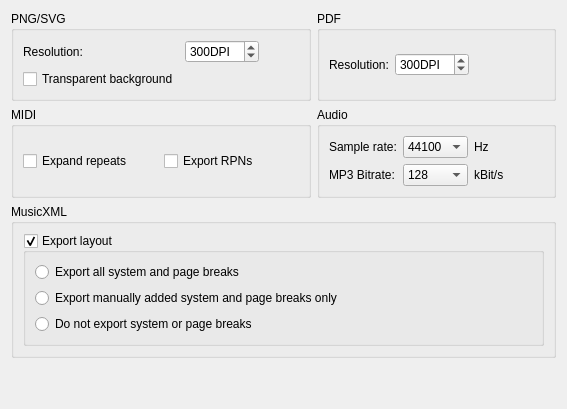
     <widget class="QWidget" name="tabExport">
      <property name="accessibleName">
       <string>Export Tab</string>
      </property>
      <attribute name="title">
       <string>Export</string>
      </attribute>
      <layout class="QGridLayout" name="gridLayout_3">
       <item row="4" column="0">
        <spacer>
         <property name="orientation">
          <enum>Qt::Vertical</enum>
         </property>
         <property name="sizeHint" stdset="0">
          <size>
           <width>20</width>
           <height>40</height>
          </size>
         </property>
        </spacer>
       </item>
       <item row="0" column="0">
        <widget class="QGroupBox" name="groupBox_9">
         <property name="title">
          <string>PNG/SVG</string>
         </property>
         <layout class="QGridLayout" name="gridLayout_8">
          <item row="0" column="0">
           <widget class="QLabel" name="label_4">
            <property name="text">
             <string>Resolution:</string>
            </property>
           </widget>
          </item>
          <item row="1" column="0">
           <widget class="QCheckBox" name="pngTransparent">
            <property name="accessibleName">
             <string>Transparent background</string>
            </property>
            <property name="text">
             <string>Transparent background</string>
            </property>
           </widget>
          </item>
          <item row="0" column="2">
           <spacer name="horizontalSpacer_14">
            <property name="orientation">
             <enum>Qt::Horizontal</enum>
            </property>
            <property name="sizeHint" stdset="0">
             <size>
              <width>40</width>
              <height>20</height>
             </size>
            </property>
           </spacer>
          </item>
          <item row="0" column="1">
           <widget class="QSpinBox" name="pngResolution">
            <property name="accessibleName">
             <string>Resolution DPI</string>
            </property>
            <property name="accessibleDescription">
             <string>Choose resolution DPI</string>
            </property>
            <property name="suffix">
             <string extracomment="dots per inch">DPI</string>
            </property>
            <property name="minimum">
             <number>32</number>
            </property>
            <property name="maximum">
             <number>5000</number>
            </property>
            <property name="value">
             <number>300</number>
            </property>
           </widget>
          </item>
         </layout>
        </widget>
       </item>
       <item row="1" column="0">
        <widget class="QGroupBox" name="groupBox_8">
         <property name="sizePolicy">
          <sizepolicy hsizetype="Preferred" vsizetype="Preferred">
           <horstretch>0</horstretch>
           <verstretch>0</verstretch>
          </sizepolicy>
         </property>
         <property name="accessibleName">
          <string>MIDI</string>
         </property>
         <property name="title">
          <string>MIDI</string>
         </property>
         <layout class="QHBoxLayout" name="horizontalLayout">
          <item>
           <widget class="QCheckBox" name="expandRepeats">
            <property name="accessibleName">
             <string>Expand repeats</string>
            </property>
            <property name="text">
             <string>Expand repeats</string>
            </property>
           </widget>
          </item>
          <item>
           <widget class="QCheckBox" name="exportRPNs">
            <property name="text">
             <string>Export RPNs</string>
            </property>
           </widget>
          </item>
         </layout>
        </widget>
       </item>
       <item row="3" column="0" colspan="2">
        <widget class="QGroupBox" name="exportMp3VBR">
         <property name="sizePolicy">
          <sizepolicy hsizetype="Preferred" vsizetype="Preferred">
           <horstretch>0</horstretch>
           <verstretch>0</verstretch>
          </sizepolicy>
         </property>
         <property name="accessibleName">
          <string>MusicXML</string>
         </property>
         <property name="title">
          <string>MusicXML</string>
         </property>
         <layout class="QVBoxLayout" name="verticalLayout_14">
          <item>
           <widget class="QGroupBox" name="exportLayout">
            <property name="accessibleName">
             <string>Export layout</string>
            </property>
            <property name="title">
             <string>Export layout</string>
            </property>
            <property name="checkable">
             <bool>true</bool>
            </property>
            <layout class="QVBoxLayout" name="verticalLayout_11">
             <item>
              <widget class="QRadioButton" name="exportAllBreaks">
               <property name="accessibleName">
                <string>Export all system and page breaks</string>
               </property>
               <property name="text">
                <string>Export all system and page breaks</string>
               </property>
              </widget>
             </item>
             <item>
              <widget class="QRadioButton" name="exportManualBreaks">
               <property name="accessibleName">
                <string>Export manually added system and page breaks only</string>
               </property>
               <property name="text">
                <string>Export manually added system and page breaks only</string>
               </property>
              </widget>
             </item>
             <item>
              <widget class="QRadioButton" name="exportNoBreaks">
               <property name="accessibleName">
                <string>Do not export system or page breaks</string>
               </property>
               <property name="text">
                <string>Do not export system or page breaks</string>
               </property>
              </widget>
             </item>
            </layout>
            <zorder>exportNoBreaks</zorder>
            <zorder>exportAllBreaks</zorder>
            <zorder>exportManualBreaks</zorder>
           </widget>
          </item>
         </layout>
        </widget>
       </item>
       <item row="0" column="1">
        <widget class="QGroupBox" name="groupBox">
         <property name="title">
          <string>PDF</string>
         </property>
         <layout class="QHBoxLayout" name="horizontalLayout_4">
          <item>
           <widget class="QLabel" name="label_6">
            <property name="text">
             <string>Resolution:</string>
            </property>
           </widget>
          </item>
          <item>
           <widget class="QSpinBox" name="exportPdfDpi">
            <property name="accessibleName">
             <string>Resolution DPI</string>
            </property>
            <property name="accessibleDescription">
             <string>Choose resolution DPI</string>
            </property>
            <property name="suffix">
             <string extracomment="dots per inch">DPI</string>
            </property>
            <property name="minimum">
             <number>75</number>
            </property>
            <property name="maximum">
             <number>2400</number>
            </property>
            <property name="value">
             <number>300</number>
            </property>
           </widget>
          </item>
          <item>
           <spacer name="horizontalSpacer_3">
            <property name="orientation">
             <enum>Qt::Horizontal</enum>
            </property>
            <property name="sizeHint" stdset="0">
             <size>
              <width>40</width>
              <height>20</height>
             </size>
            </property>
           </spacer>
          </item>
         </layout>
        </widget>
       </item>
       <item row="1" column="1">
        <widget class="QGroupBox" name="groupBox_16">
         <property name="accessibleName">
          <string>Audio</string>
         </property>
         <property name="title">
          <string>Audio</string>
         </property>
         <layout class="QGridLayout" name="gridLayout_15">
          <item row="1" column="2">
           <widget class="QComboBox" name="exportMp3BitRate">
            <property name="currentText">
             <string>128</string>
            </property>
            <property name="currentIndex">
             <number>8</number>
            </property>
            <item>
             <property name="text">
              <string notr="true">32</string>
             </property>
            </item>
            <item>
             <property name="text">
              <string notr="true">40</string>
             </property>
            </item>
            <item>
             <property name="text">
              <string notr="true">48</string>
             </property>
            </item>
            <item>
             <property name="text">
              <string notr="true">56</string>
             </property>
            </item>
            <item>
             <property name="text">
              <string notr="true">64</string>
             </property>
            </item>
            <item>
             <property name="text">
              <string notr="true">80</string>
             </property>
            </item>
            <item>
             <property name="text">
              <string notr="true">96</string>
             </property>
            </item>
            <item>
             <property name="text">
              <string notr="true">112</string>
             </property>
            </item>
            <item>
             <property name="text">
              <string notr="true">128</string>
             </property>
            </item>
            <item>
             <property name="text">
              <string notr="true">160</string>
             </property>
            </item>
            <item>
             <property name="text">
              <string notr="true">192</string>
             </property>
            </item>
            <item>
             <property name="text">
              <string notr="true">224</string>
             </property>
            </item>
            <item>
             <property name="text">
              <string notr="true">256</string>
             </property>
            </item>
            <item>
             <property name="text">
              <string notr="true">320</string>
             </property>
            </item>
           </widget>
          </item>
          <item row="0" column="0">
           <widget class="QLabel" name="label_18">
            <property name="text">
             <string>Sample rate:</string>
            </property>
           </widget>
          </item>
          <item row="0" column="2">
           <widget class="QComboBox" name="exportAudioSampleRate">
            <property name="accessibleName">
             <string>Sample rate</string>
            </property>
            <property name="accessibleDescription">
             <string>Choose sample rate</string>
            </property>
            <property name="currentIndex">
             <number>1</number>
            </property>
            <item>
             <property name="text">
              <string notr="true">32000</string>
             </property>
            </item>
            <item>
             <property name="text">
              <string notr="true">44100</string>
             </property>
            </item>
            <item>
             <property name="text">
              <string notr="true">48000</string>
             </property>
            </item>
           </widget>
          </item>
          <item row="0" column="3">
           <widget class="QLabel" name="label_8">
            <property name="text">
             <string extracomment="Hertz">Hz</string>
            </property>
           </widget>
          </item>
          <item row="1" column="3">
           <widget class="QLabel" name="exportMp3BitRateUnit">
            <property name="text">
             <string>kBit/s</string>
            </property>
           </widget>
          </item>
          <item row="1" column="4">
           <spacer name="horizontalSpacer_19">
            <property name="orientation">
             <enum>Qt::Horizontal</enum>
            </property>
            <property name="sizeHint" stdset="0">
             <size>
              <width>40</width>
              <height>20</height>
             </size>
            </property>
           </spacer>
          </item>
          <item row="1" column="0">
           <widget class="QLabel" name="exportMp3BitRateLabel">
            <property name="text">
             <string>MP3 Bitrate:</string>
            </property>
           </widget>
          </item>
         </layout>
        </widget>
       </item>
      </layout>
     </widget>
